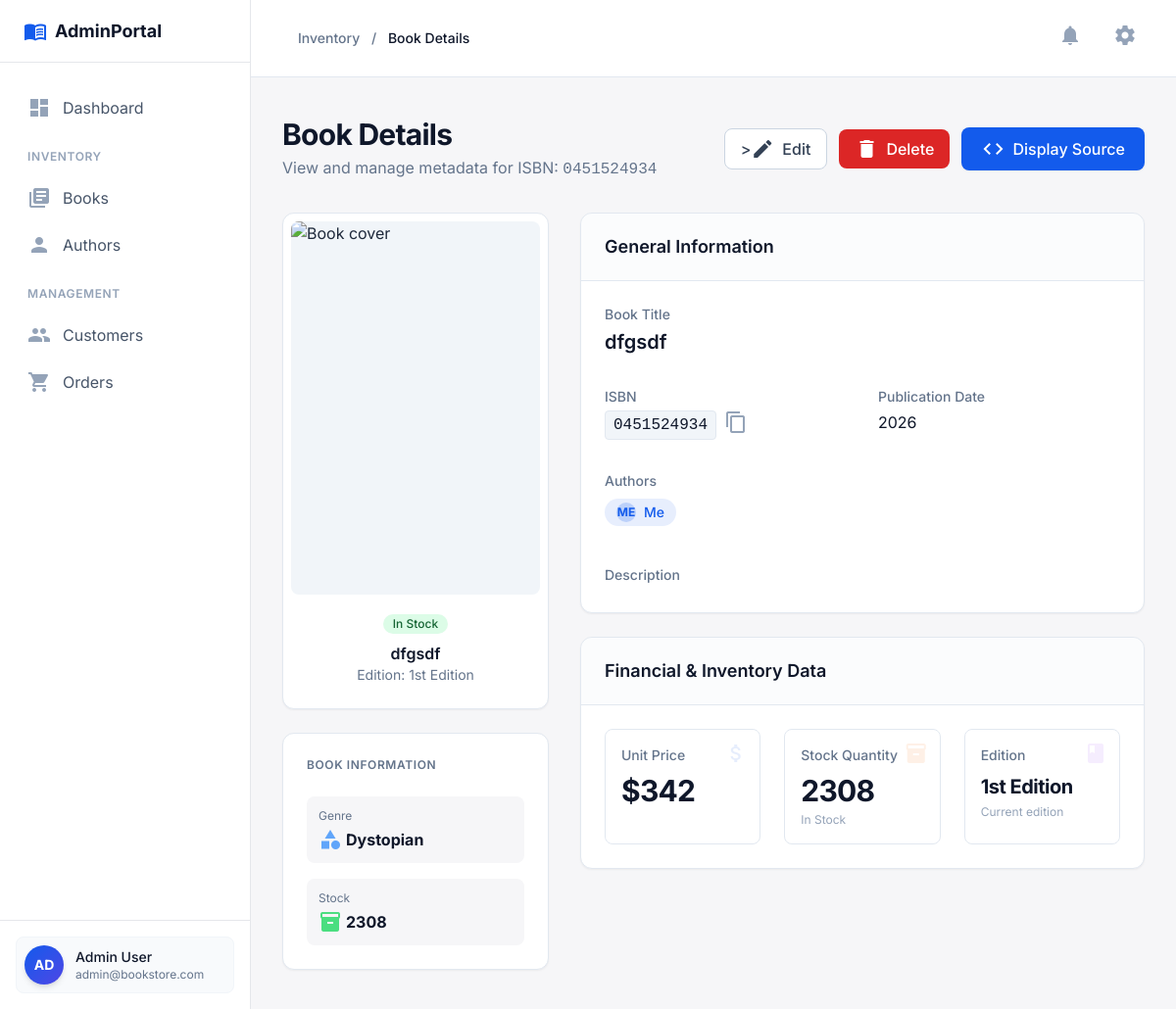
The app's page /index.php?page=bookdetails&id=1 with its own data.
### tables this page shows
CREATE TABLE BOOKS (
    BOOK_ID INTEGER PRIMARY KEY AUTOINCREMENT,
    TITLE TEXT NOT NULL,
    AUTHOR_ID INTEGER NOT NULL,
    ISBN TEXT, 
    GENRE TEXT,
    PUBLISHED_YEAR INTEGER,
    PRICE REAL NOT NULL,
    STOCK INTEGER,
    EDITION TEXT,
    COVER_URL TEXT,
    DESCRIPTION TEXT,
    FOREIGN KEY (AUTHOR_ID) REFERENCES AUTHORS(AUTHOR_ID)
);

CREATE TABLE AUTHORS (
    AUTHOR_ID INTEGER PRIMARY KEY AUTOINCREMENT,
    NAME TEXT NOT NULL,
    BIOGRAPHY TEXT
, ROYALTY REAL DEFAULT 0.0);

### controllers/BookController.php (called while the page is built, shortened)
<?php
require_once __DIR__ . '/../db.php';
function getBookById($id) {
    global $pdo;
    try {
        $stmt = $pdo->prepare('
            SELECT B.*, A.NAME AS AUTHOR_NAME
            FROM BOOKS B
            LEFT JOIN AUTHORS A ON B.AUTHOR_ID = A.AUTHOR_ID
            WHERE B.BOOK_ID = ?
        ');
        $stmt->execute([$id]);
        return $stmt->fetch(PDO::FETCH_ASSOC);
    } catch (Exception $e) {
        error_log("Error fetching book by ID: " . $e->getMessage());
        return false;
    }
}
?>

### views/BookDetails.php (the view, shortened to what this page needs)
<?php
require_once __DIR__ . '/../controllers/BookController.php';
$book = null;
if (isset($_GET['id'])) {
    $bookId = intval($_GET['id']);
    $book = getBookById($bookId);
} else {
    $error = 'No book selected.';
}
?>
<!DOCTYPE html>
<html lang="en"><head>
<script src="https://cdn.tailwindcss.com?plugins=forms,container-queries"></script>
</head>
<body class="bg-background-light dark:bg-background-dark font-display text-slate-800 dark:text-slate-100 antialiased min-h-screen">
<div class="flex h-screen overflow-hidden">
<main class="flex-1 overflow-y-auto">
<header class="bg-white dark:bg-[#1a202c] border-b border-slate-200 dark:border-slate-800 sticky top-0 z-20 px-8 py-4 flex justify-between items-center">
<div class="flex items-center space-x-4">
<nav class="text-sm font-medium text-slate-500 dark:text-slate-400">
<a class="hover:text-primary dark:hover:text-blue-400" href="index.php?page=inventrory">Inventory</a>
<span class="mx-2">/</span>
<span class="text-slate-900 dark:text-white">Book Details</span>
</nav>
</div>
<div class="flex items-center space-x-4">
<button class="p-2 text-slate-400 hover:text-slate-600 dark:hover:text-slate-200 transition-colors">
<span class="material-icons">notifications</span>
</button>
<button class="p-2 text-slate-400 hover:text-slate-600 dark:hover:text-slate-200 transition-colors">
<span class="material-icons">settings</span>
</button>
</div>
</header>
<div class="max-w-6xl mx-auto px-4 sm:px-8 py-10">
<div class="flex flex-col sm:flex-row sm:items-center justify-between mb-8 gap-4">
<div>
<h1 class="text-3xl font-bold text-slate-900 dark:text-white tracking-tight mb-1">Book Details</h1>
<p class="text-slate-500 dark:text-slate-400">
    <?php if ($book): ?>
        View and manage metadata for ISBN: <span class="font-mono"> <?= htmlspecialchars($book['ISBN'] ?? '') ?> </span>
    <?php endif; ?>
</p>
</div>
<div class="flex items-center space-x-3">
    <?php if ($book): ?>
    <button class="px-4 py-2 bg-white dark:bg-slate-800 border border-slate-300 dark:border-slate-600 text-slate-700 dark:text-slate-200 rounded-lg hover:bg-slate-50 dark:hover:bg-slate-700 font-medium transition-colors flex items-center" onclick="window.location.href='index.php?page=editbook&id=<?= $book['BOOK_ID'] ?>'">>
        <span class="material-icons text-sm mr-2">edit</span>
        Edit
    </button>
    <form method="post" style="display:inline;">
        <button type="submit" name="delete_book" class="px-4 py-2 bg-red-600 hover:bg-red-700 text-white rounded-lg font-medium transition-colors flex items-center" onclick="return confirm('Are you sure you want to delete this book?');">
            <span class="material-icons text-sm mr-2">delete</span>
            Delete
        </button>
    </form>
    <?php endif; ?>
    <button class="px-5 py-2.5 bg-primary hover:bg-primary-hover text-white rounded-lg font-medium shadow-sm hover:shadow-md transition-all flex items-center group">
        <span class="material-icons text-sm mr-2 group-hover:rotate-180 transition-transform">code</span>
        Display Source
    </button>
</div>
</div>
<div class="grid grid-cols-1 lg:grid-cols-3 gap-8">
<div class="lg:col-span-1 space-y-6">
<div class="bg-white dark:bg-[#1a202c] rounded-xl border border-slate-200 dark:border-slate-800 p-2 shadow-sm">
<div class="relative aspect-[2/3] w-full bg-slate-100 dark:bg-slate-800 rounded-lg overflow-hidden group">
</div>
<div class="p-4 text-center">
    <?php if ($book): ?>
        <div class="inline-flex items-center px-2.5 py-0.5 rounded-full text-xs font-medium bg-green-100 text-green-800 dark:bg-green-900/30 dark:text-green-400 mb-2">
            <?= ($book['STOCK'] ?? 0) > 0 ? 'In Stock' : 'Out of Stock' ?>
        </div>
        <h3 class="font-semibold text-slate-900 dark:text-white"><?= htmlspecialchars($book['TITLE'] ?? '') ?></h3>
        <p class="text-sm text-slate-500 dark:text-slate-400">Edition: <?= htmlspecialchars($book['EDITION'] ?? 'N/A') ?></p>
    <?php else: ?>
        <div class="text-slate-500">No book found.</div>
    <?php endif; ?>
</div>
</div>
<div class="bg-white dark:bg-[#1a202c] rounded-xl border border-slate-200 dark:border-slate-800 p-6 shadow-sm">
<h4 class="text-xs font-semibold uppercase tracking-wider text-slate-500 dark:text-slate-400 mb-4">Book Information</h4>
<div class="space-y-5">
<div class="grid grid-cols-1 gap-4 pt-2">
<div class="p-3 bg-background-light dark:bg-slate-800/50 rounded-lg">
<p class="text-xs text-slate-500 dark:text-slate-400">Genre</p>
<div class="flex items-center mt-1">
<span class="material-icons text-blue-400 text-base mr-1">category</span>
<span class="font-bold text-slate-900 dark:text-white"><?= htmlspecialchars($book['GENRE'] ?? 'N/A') ?></span>
</div>
</div>
<div class="p-3 bg-background-light dark:bg-slate-800/50 rounded-lg">
<p class="text-xs text-slate-500 dark:text-slate-400">Stock</p>
<div class="flex items-center mt-1">
<span class="material-icons text-green-400 text-base mr-1">inventory</span>
<span class="font-bold text-slate-900 dark:text-white"><?= htmlspecialchars($book['STOCK'] ?? '0') ?></span>
</div>
</div>
</div>
</div>
</div>
</div>
<div class="lg:col-span-2 space-y-6">
<div class="bg-white dark:bg-[#1a202c] rounded-xl border border-slate-200 dark:border-slate-800 shadow-sm overflow-hidden">
<div class="px-6 py-5 border-b border-slate-200 dark:border-slate-800 bg-slate-50/50 dark:bg-slate-800/20">
<h3 class="text-lg font-semibold text-slate-900 dark:text-white">General Information</h3>
</div>
<div class="p-6">
<dl class="grid grid-cols-1 md:grid-cols-2 gap-x-8 gap-y-8">
<div class="col-span-2">
<dt class="text-sm font-medium text-slate-500 dark:text-slate-400 mb-1">Book Title</dt>
<dd class="text-xl font-semibold text-slate-900 dark:text-white"><?= htmlspecialchars($book['TITLE'] ?? '') ?></dd>
</div>
<div>
<dt class="text-sm font-medium text-slate-500 dark:text-slate-400 mb-1">ISBN</dt>
<dd class="flex items-center">
<span class="font-mono text-base text-slate-900 dark:text-slate-200 bg-slate-100 dark:bg-slate-800 px-2 py-0.5 rounded border border-slate-200 dark:border-slate-700"><?= htmlspecialchars($book['ISBN'] ?? '') ?></span>
<button class="ml-2 text-slate-400 hover:text-primary transition-colors" title="Copy ISBN">
<span class="material-icons text-sm">content_copy</span>
</button>
</dd>
</div>
<div>
<dt class="text-sm font-medium text-slate-500 dark:text-slate-400 mb-1">Publication Date</dt>
<dd class="text-base text-slate-900 dark:text-white"><?= htmlspecialchars($book['PUBLISHED_YEAR'] ?? '') ?></dd>
</div>
<div class="col-span-2 sm:col-span-1">
    <dt class="text-sm font-medium text-slate-500 dark:text-slate-400 mb-2">Authors</dt>
    <dd class="flex flex-wrap gap-2">
        <?php if (!empty($book['AUTHOR_NAME'])): ?>
            <a class="inline-flex items-center px-3 py-1 rounded-full text-sm font-medium bg-primary/10 text-primary hover:bg-primary hover:text-white transition-all group" href="#">
                <div class="w-5 h-5 rounded-full bg-primary/20 mr-2 flex items-center justify-center text-xs font-bold group-hover:bg-white/20">
                    <?= strtoupper(substr($book['AUTHOR_NAME'], 0, 2)) ?>
                </div>
                <?= htmlspecialchars($book['AUTHOR_NAME']) ?>
            </a>
        <?php else: ?>
            <span class="text-slate-400">Unknown</span>
        <?php endif; ?>
    </dd>
</div>
<div class="col-span-2 mt-2">
<dt class="text-sm font-medium text-slate-500 dark:text-slate-400 mb-1">Description</dt>
</div>
</dl>
</div>
</div>
<div class="bg-white dark:bg-[#1a202c] rounded-xl border border-slate-200 dark:border-slate-800 shadow-sm overflow-hidden">
<div class="px-6 py-5 border-b border-slate-200 dark:border-slate-800 bg-slate-50/50 dark:bg-slate-800/20">
<h3 class="text-lg font-semibold text-slate-900 dark:text-white">Financial &amp; Inventory Data</h3>
</div>
<div class="p-6">
<div class="grid grid-cols-1 sm:grid-cols-3 gap-6">
<div class="relative overflow-hidden rounded-lg border border-slate-200 dark:border-slate-700 p-4 group hover:border-primary/50 transition-colors bg-white dark:bg-transparent">
<div class="absolute right-0 top-0 p-3 opacity-10 group-hover:opacity-20 transition-opacity">
<span class="material-icons text-5xl text-primary">attach_money</span>
</div>
<dt class="text-sm font-medium text-slate-500 dark:text-slate-400">Unit Price</dt>
<dd class="mt-2 text-3xl font-bold text-slate-900 dark:text-white tracking-tight">$<?= htmlspecialchars($book['PRICE'] ?? '0.00') ?></dd>
</div>
<div class="relative overflow-hidden rounded-lg border border-slate-200 dark:border-slate-700 p-4 group hover:border-orange-500/50 transition-colors bg-white dark:bg-transparent">
<div class="absolute right-0 top-0 p-3 opacity-10 group-hover:opacity-20 transition-opacity">
<span class="material-icons text-5xl text-orange-500">inventory_2</span>
</div>
<dt class="text-sm font-medium text-slate-500 dark:text-slate-400">Stock Quantity</dt>
<dd class="mt-2 text-3xl font-bold text-slate-900 dark:text-white tracking-tight"><?= htmlspecialchars($book['STOCK'] ?? '0') ?></dd>
<div class="mt-1 text-xs text-slate-400"><?= ($book['STOCK'] ?? 0) > 10 ? 'In Stock' : 'Low Stock' ?></div>
</div>
<div class="relative overflow-hidden rounded-lg border border-slate-200 dark:border-slate-700 p-4 group hover:border-purple-500/50 transition-colors bg-white dark:bg-transparent">
<div class="absolute right-0 top-0 p-3 opacity-10 group-hover:opacity-20 transition-opacity">
<span class="material-icons text-5xl text-purple-500">book</span>
</div>
<dt class="text-sm font-medium text-slate-500 dark:text-slate-400">Edition</dt>
<dd class="mt-2 text-xl font-bold text-slate-900 dark:text-white tracking-tight"><?= htmlspecialchars($book['EDITION'] ?? 'N/A') ?></dd>
<div class="mt-1 text-xs text-slate-400">Current edition</div>
</div>
</div>
</div>
</div>
</div>
</div>
</div>
</main>
</div>
</body></html>

### records on screen
books: ISBN "0451524934", TITLE "dfgsdf", EDITION "1st Edition", GENRE "Dystopian", STOCK "2308", PUBLISHED_YEAR "2026", AUTHOR_ID.NAME "ME", AUTHOR_ID.NAME "Me", PRICE "342"
